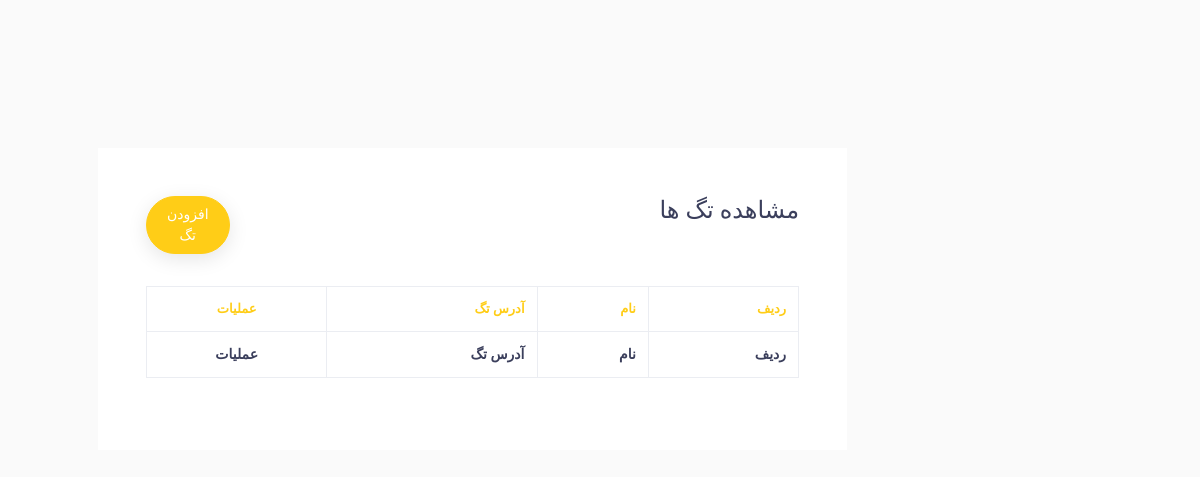
The app's page /dashbaord/tag, older data.
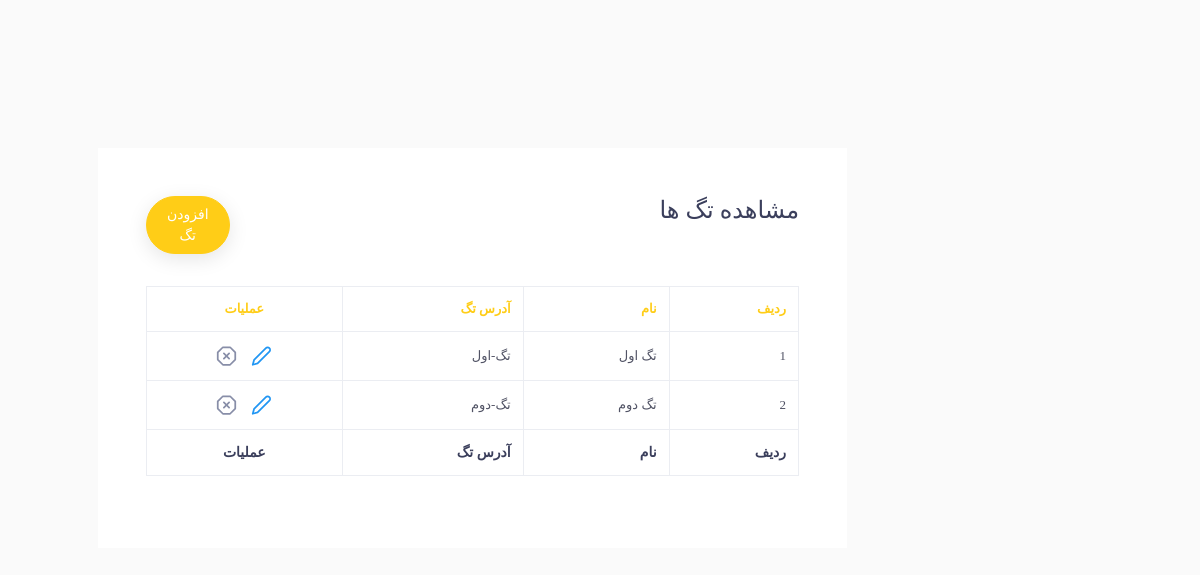
The same page, newer data.
### Post/models.py (models this page shows, shortened)
class ArticleTags(models.Model):
    title = models.CharField(max_length=50, verbose_name="عنوان تگ")
    url = models.TextField(verbose_name="آدرس تگ", unique=True)

### Post/views.py (the view)
# urls.py: path('tag',views.TagManer.as_view(),name="tag_admin"),
class TagManer(ListView):
    template_name = 'Post/listTag.html'
    model = ArticleTags
    context_object_name = 'data'

### Post/templates/Post/listTag.html (shortened to what this page needs)
{% extends 'shared/base.html' %}
{% load static %}
{% block header_reference %}
    <link href="{% static 'admin_panel/assets/css/tables/table-basic.css' %}" rel="stylesheet" type="text/css">
{% endblock %}
{% block content %}
    {% load poll_extras %}
    <div class="col-lg-10 mx-auto mt-5 ">
        <div class="table-responsive bg-white p-5">
            <div class="widget-header">
                <div class="row">
                    <div class="col-xl-10 col-md-10 col-sm-10 col-10 mb-4 ">
                        <h4>مشاهده تگ ها</h4>
                    </div>
                    <div class="col-md-2 mb-4">
                        <a href="{% url 'tag_add_admin'  %}" class="btn btn-primary mb-2 mr-2 btn-rounded">افزودن
                            تگ</a>
                    </div>
                </div>
            </div>
            <table class="table table-bordered table-hover table-condensed mb-4">
                <thead>
                <tr>
                    <th>ردیف</th>
                    <th>نام</th>
                    <th>آدرس تگ</th>
                    <th class="text-center">عملیات</th>
                </tr>
                </thead>
                <tbody>
                {% for item in data %}
                    <tr>
                        <td>
                            {{ forloop.counter }}
                        </td>
                        <td>
                            {{ item.title }}
                        </td>
                        <td>
                            {{ item.url }}
                        </td>
                        <td class="text-center">
                            <ul class="table-controls">
                                <li>
                                    <a href="{% url 'tag_edit_admin' id=item.id  %}"
                                       style="margin-right: 1x;color: red"
                                       class="bs-tooltip mr-2 text-or" data-toggle="tooltip" data-placement="top"
                                       title="" data-original-title="ویرایش">
                                        <svg xmlns="http://www.w3.org/2000/svg" width="24" height="24"
                                             viewBox="0 0 24 24" fill="none" stroke="currentColor" stroke-width="2"
                                             stroke-linecap="round" stroke-linejoin="round"
                                             class="feather feather-edit-2 text-info">
                                            <path d="M17 3a2.828 2.828 0 1 1 4 4L7.5 20.5 2 22l1.5-5.5L17 3z"></path>
                                        </svg>
                                    </a>
                                    <a href="{% url 'tag_delete_admin' item.id %}"
                                       style="margin-right: 3px;color: red"
                                       class="bs-tooltip  text-or" data-toggle="tooltip" data-placement="top"
                                       title="" data-original-title="حذف">
                                    </a>
                                </li>
                            </ul>
                        </td>
                    </tr>
                {% endfor %}
                </tbody>
                <tfoot>
                <tr>
                    <th>ردیف</th>
                    <th>نام</th>
                    <th>آدرس تگ</th>
                    <th class="text-center">عملیات</th>
                </tr>
                </tfoot>
            </table>
        </div>
    </div>
{% endblock %}

### admin_panel/templates/shared/base.html (shortened to what this page needs)
{% load render_partial %}
<!DOCTYPE html>
<html lang="en">
<head>
   {% include 'shared/header_reference.html' %}
    {% block header_reference %}
    {% endblock %}
</head>
<body class="sidebar-noneoverflow">
    <div class="main-container" id="container">
    <div id="content" class="main-content">
            <div class="layout-px-spacing ">
                <div class="row layout-top-spacing flex align-items-start " id="cancel-row">
                     {% block content %}{% endblock %}
                </div>
            </div>
    </div>
    </div>
</body>
</html>

### admin_panel/templates/shared/header_reference.html (shortened to what this page needs)
{% load static %}
   <link href="{% static 'admin_panel/assets/css/loader.css' %}" rel="stylesheet" type="text/css" />
    <link href="{% static 'admin_panel/bootstrap/css/bootstrap.min.css' %}" rel="stylesheet" type="text/css">
    <link href="{% static 'admin_panel/assets/css/plugins.css' %}" rel="stylesheet" type="text/css">
     <link href="{% static 'admin_panel/plugins/apex/apexcharts.css' %}" rel="stylesheet" type="text/css">
    <link href=" {% static 'admin_panel/assets/css/dashboard/dash_2.css' %}" rel="stylesheet" type="text/css" />

### admin_panel/templates/shared/footer_reference.html (shortened to what this page needs)
{% load static %}

### static/admin_panel/assets/css/tables/table-basic.css (style rules this page uses)
.table-controls { padding: 0; margin: 0; list-style: none; }
.table-controls > li { display: inline-block; margin: 0 2px; line-height: 1; }
.table-controls > li > a { display: inline-block; }

### static/admin_panel/assets/css/main.css (style rules this page uses)
html { min-height: 100%; direction: rtl; }
body { color: #888ea8; height: 100%; font-size: 0.875rem; background: #fafafa; overflow-x: hidden; overflow-y: auto; letter-spacing: 0.0312rem; font-family: 'Quicksand', sans-serif; }
h1, h2, h3, h4, h5, h6 { color: #3b3f5c; }
a { color: #515365; outline: none; }
.btn { padding: 0.4375rem 1.25rem; text-shadow: none; font-size: 14px; color: #3b3f5c; font-weight: normal; white-space: normal; word-wrap: break-word; transition: .2s ease-out; touch-action: manipulation; cursor: pointer; background-color: #f1f2f3; box-shadow: 0px 5px 20px 0 rgba(0, 0, 0, 0.1); will-change: opacity, transform; transition: all 0.3s ease-out; -webkit-transition: all 0.3s ease-out; }
.btn-primary { color: #fff !important; background-color: #ffcd17 !important; border-color: #ffcd17; }
.btn-rounded { -webkit-border-radius: 1.875rem !important; -moz-border-radius: 1.875rem !important; -ms-border-radius: 1.875rem !important; -o-border-radius: 1.875rem !important; border-radius: 1.875rem !important; }
.table-bordered { border: 1px solid #f1f2f3; }
.table > tbody > tr > td { vertical-align: middle; color: #515365; font-size: 13px; letter-spacing: 1px; }
.table > thead > tr > th { color: #ffcd17; font-weight: 700; font-size: 13px; letter-spacing: 1px; text-transform: uppercase; }
.table-bordered td, .table-bordered th { border: 1px solid #ebedf2; }
.table thead th { vertical-align: bottom; border-bottom: none; }
.table-controls > li > a svg { color: #25d5e4; }
.table-controls > li > a svg { color: #888ea8; width: 21px; }
.table > tfoot > tr > th { color: #3b3f5c; }
.text-info { color: #2196f3 !important; }

### static/admin_panel/assets/css/structure.css (style rules this page uses)
html { min-height: 100%; direction: rtl; }
body { color: #888ea8; height: 100%; font-size: 0.875rem; background: #fafafa; overflow-x: hidden; overflow-y: auto; letter-spacing: 0.0312rem; font-family: 'Quicksand', sans-serif; }
h1, h2, h3, h4, h5, h6 { color: #3b3f5c; }
.main-container { min-height: 100vh; display: -webkit-box; display: -ms-flexbox; display: flex; -webkit-box-orient: horizontal; -webkit-box-direction: normal; -ms-flex-direction: row; flex-direction: row; -ms-flex-wrap: wrap; flex-wrap: wrap; -webkit-box-pack: start; -ms-flex-pack: start; justify-content: flex-start; }
#content { width: 50%; flex-grow: 8; margin-top: 80px; margin-bottom: 0; margin-right: 255px; -webkit-transition: .3s ease all; transition: .3s ease all; }
.layout-top-spacing { margin-top: 20px; }
.layout-px-spacing { padding: 0 20px 0 20px !important; min-height: calc(100vh - 140px) !important; }

Row changes from the older to the newer data that the page shows:
added ArticleTags: title "تگ اول", url "تگ-اول"
added ArticleTags: title "تگ دوم", url "تگ-دوم"
